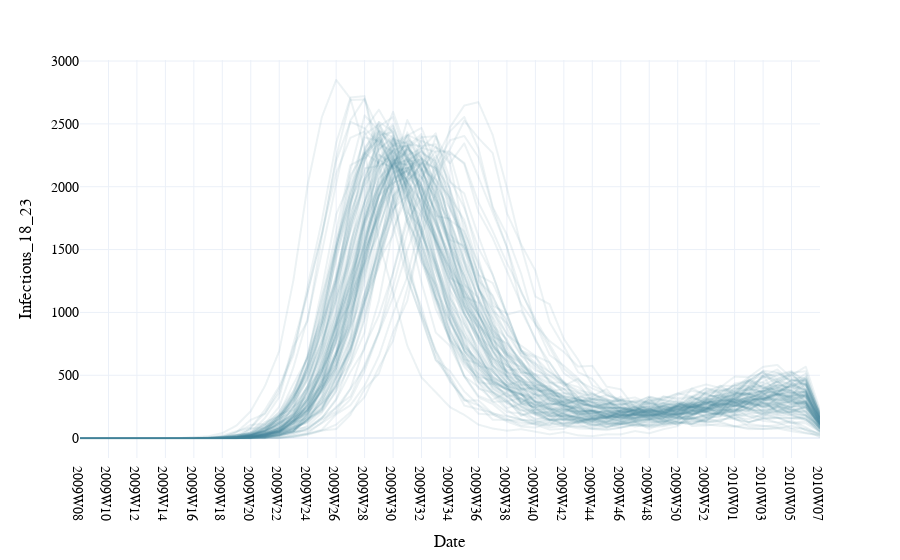

Source (notebook cell):
### Markdown cell above
# Modifying Visualizations
Once you've created an visualization, it likely needs to be modified to be publication ready. This usually entails creating a title, labelling axis, and resizing the image. This documentation is synthesized from the [plotly update_layout documentation](https://plotly.com/python/reference/layout/). 

While somewhat complicated, [full documentation for updating figures](https://plotly.com/python/creating-and-updating-figures) is available on the plotly website, and should be used as a supplement to this documentation for doing more complex modifications to the figures produced by `epidemic-intelligence`. Plotly as a whole has excellent documentation and clear examples, and it is highly recommended that you use it if you ever get stuck.

### Code cell
# creating an example plot
import epidemic_intelligence as ei
from google.oauth2 import service_account
from google.cloud import bigquery

credentials = service_account.Credentials.from_service_account_file('../../../credentials.json') # use the path to your credentials
project = 'net-data-viz-handbook' # use your project name
# Initialize a GC client
client = bigquery.Client(credentials=credentials, project=project)

table_name = 'h1n1_R2.basins_prevalence_agg'
reference_table = 'reference.gleam-geo-map'
reference_column = 'basin_id' # name of a column in reference table
geo_column = 'basin_id' # name of a column in table corresponding to column in reference table
geo_level = 'basin_label' 
geo_values = 'Portland(US-ME)' 
value = 'Infectious_18_23'

fig = ei.spaghetti_plot(
    client=client,
    table_name=table_name,
    reference_table=reference_table,
    geo_level=geo_level,
    geo_values=geo_values,
    geo_column=geo_column,
    reference_column=reference_column,
    value=value,
    n=100)

fig
